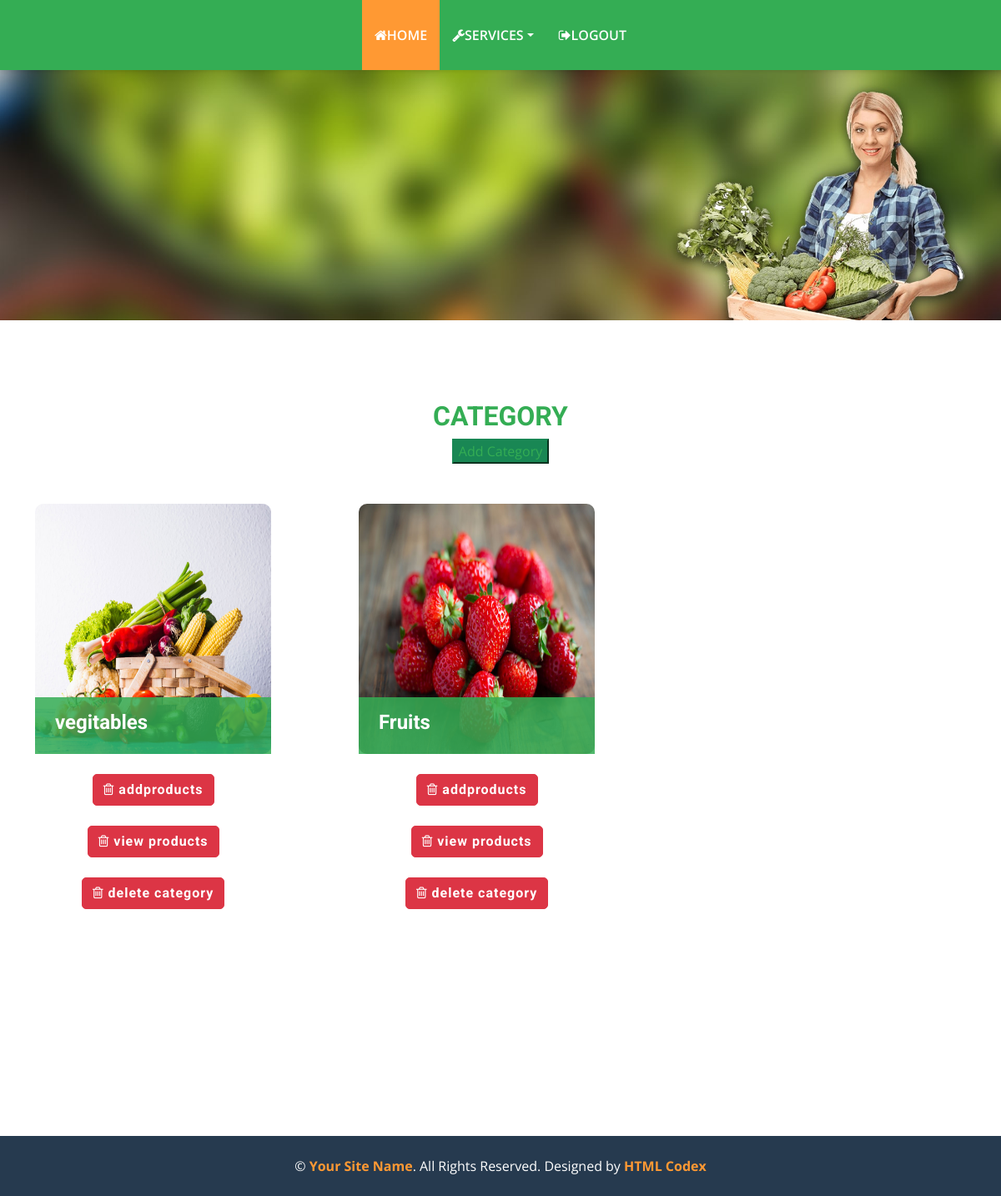
/viewcategory/, run on the app's committed database.
### farmerapp/models.py (models this page shows, shortened)
class Category(models.Model):
    name=models.CharField(max_length=50)
    img=models.ImageField(upload_to="gallery")
    farmername=models.ForeignKey(Farmer,on_delete=models.CASCADE,null=True)

### farmerapp/views.py (the view)
# urls.py: path('viewcategory/',views.viewcategory),
def viewcategory(request):
    category=Category.objects.all()
    return render(request, 'farmer/viewcategory.html',{'category':category})

### templates/farmer/viewcategory.html (shortened to what this page needs)
{% extends 'farmer/farmerbase.html' %}
{% load static %}
{% block content %}
<div class="container-fluid py-5">
    <div class="container">
        <div class="mx-auto text-center mb-5" style="max-width: 500px;">
            <h2 class="text-primary text-uppercase">category</h2>
            <button type=button class="btb btn-success"><a href="/addcategory">Add Category</a></button>
        </div>
        <div class="row g-5">
            {% for i in category %}
            <div class="col-lg-4 col-md-6">
                <div class="row g-0">
                    <div class="col-10">
                        <div class="position-relative  style="box-shadow: 0px 0px 10px rgb(182, 192, 196)">
                            <img class="img-fluid w-100" src="/static/media/{{i.img}}" style="height:300px; width:auto; border-radius:10px" alt="">
                            <div class="position-absolute start-0 bottom-0 w-100 py-3 px-4" style="background: rgba(52, 173, 84, .85);">
                                <h4 class="text-white">{{i.name}}</h4>
                            </div>
                        </div>
                        <center>
                            <br>
                        <a href="/addproducts?cid={{i.id}}" class="btn btn-danger" style="border-radius:5px"><i class="fa fa-trash-o" aria-hidden="true"></i> addproducts</a><br><br>
                        <a href="/viewproducts?cid={{i.id}}" class="btn btn-danger" style="border-radius:5px"><i class="fa fa-trash-o" aria-hidden="true"></i> view products</a><br><br>
                        <a href="/deletecategory?cid={{i.id}}" class="btn btn-danger" style="border-radius:5px"><i class="fa fa-trash-o" aria-hidden="true"></i> delete category</a><br><br>
                        </center>
                    </div>
                </div>
            </div>
                {% endfor %}
            </div>
                </div>
            </div>
{% endblock %}

### static/css/style.css (style rules this page uses)
:root { --primary: #34AD54; --secondary: #FF9933; --light: #F6FFF2; --dark: #263A4F; }
.btn { font-family: 'Roboto', sans-serif; letter-spacing: 1px; font-weight: 700; transition: .5s; }

### data on the page
Category: img (picture), name "vegitables"
Category: img (picture), name "Fruits"
